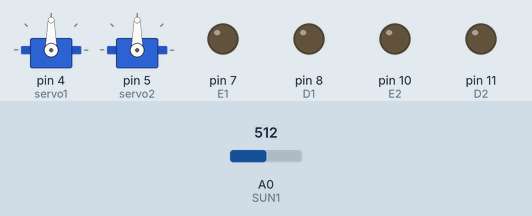
Bench run of a sketch on a simulated Arduino Uno, built with avr-gcc and run on an emulated ATmega328P. Shown: 2 × servo, output pins drawn as LEDs (lit = HIGH). The test bench sets the inputs (shaded band); at power-on: A0 (SUN1) = 512. Pins used as bus, display or sensor lines are not drawn.

Above: at 2.2 s.
2.3 s: A0 (SUN1) set to 635
5.3 s: A0 (SUN1) set to 659
At 6.7 s:
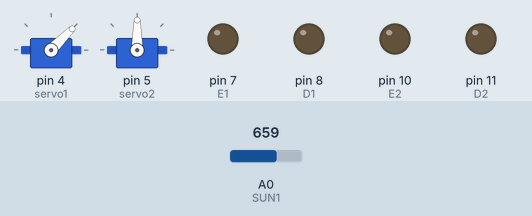
7.0 s: A0 (SUN1) set to 640
At 8.7 s:
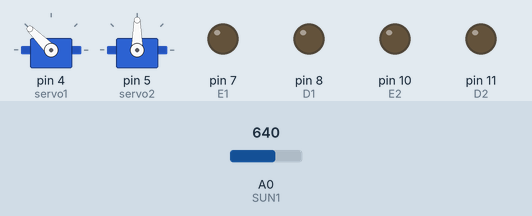
10.0 s: A0 (SUN1) set to 660
At 11.6 s:
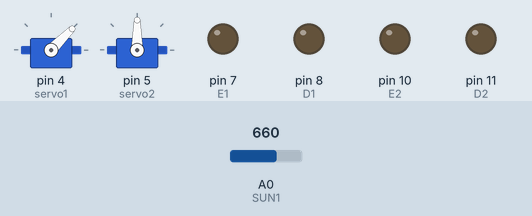
Timing chart, 0 to 12.8 s (numbered marks = the images above; inputs shaded):
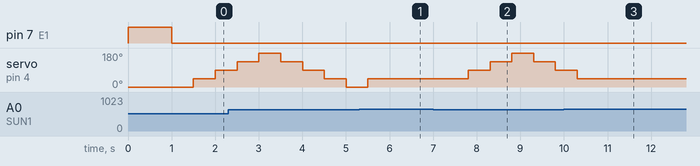

The sketch:

All_1.ino
```cpp
#include <Servo.h>
#include <RCSwitch.h>

RCSwitch mySwitch = RCSwitch();

Servo servo1;
Servo servo2;
#define SERVOTIME 500
#define SERVOSTEP 1

#define SUN1 A0
#define SUN2 A1
#define SUNMAX 650

int grad = 0;

#define E1 7
#define D1 8
#define S1 9

#define E2 10
#define D2 11
#define S2 12

#define STEPTIME 10
#define STEPS 100

void setup() {
  // put your setup code here, to run once:
  mySwitch.enableTransmit(2);

  pinMode (E1, OUTPUT);
  pinMode (D1, OUTPUT);
  pinMode (S1, OUTPUT);
  pinMode (E2, OUTPUT);
  pinMode (D2, OUTPUT);
  pinMode (S2, OUTPUT);

  servo1.attach (4);
  servo2.attach (5);
  servo1.write (0);


  digitalWrite (E1, 1);

  digitalWrite (D1, 0);

  for (int i = 0; i < STEPS; i++) {
    digitalWrite (S1, 1);
    delay (STEPTIME);
    digitalWrite (S1, 0);
  }
  digitalWrite (E1, 0);

}

void loop() {
  // put your main code here, to run repeatedly:
  servo1.write (0);
  while (analogRead (SUN1) > SUNMAX) {
    mySwitch.send(analogRead (SUN1), 24);
  }
  delay (SERVOTIME);
  servo1.write (45);
  while (analogRead (SUN1) > SUNMAX) {
    mySwitch.send(analogRead (SUN1), 24);
  }
  delay (SERVOTIME);
  servo1.write (90);
  while (analogRead (SUN1) > SUNMAX) {
    mySwitch.send(analogRead (SUN1), 24);
  }
  delay (SERVOTIME);
  servo1.write (135);
  while (analogRead (SUN1) > SUNMAX) {
    mySwitch.send(analogRead (SUN1), 24);
  }
  delay (SERVOTIME);
  servo1.write (180);
  while (analogRead (SUN1) > SUNMAX) {
    mySwitch.send(analogRead (SUN1), 24);
  }
  delay (SERVOTIME);
  servo1.write (135);
  while (analogRead (SUN1) > SUNMAX) {
    mySwitch.send(analogRead (SUN1), 24);
  }
  delay (SERVOTIME);
  servo1.write (90);
  while (analogRead (SUN1) > SUNMAX) {
    mySwitch.send(analogRead (SUN1), 24);
  }
  delay (SERVOTIME);
  servo1.write (45);
  while (analogRead (SUN1) > SUNMAX) {
    mySwitch.send(analogRead (SUN1), 24);
  }
  delay (SERVOTIME);
  servo1.write (0);
  while (analogRead (SUN1) > SUNMAX) {
    mySwitch.send(analogRead (SUN1), 24);
  }
}
```

Measured:
- the behaviour switches between 650 and 651 on A0 (SUN1) (found by bisection; images 0 and 1)
- after the input at 5.3 s, servo on pin 4 (servo1): goes on until 5.5 s, then stays 45°
- after the input at 7.0 s, servo on pin 4 (servo1): 45° → 90° after 0.80 s, → 135° 0.50 s later, → 180° 0.50 s later, → 135° 0.50 s later, … (5 changes in this stretch)
- after the input at 10.0 s, servo on pin 4 (servo1): goes on until 10.3 s, then stays 45°
